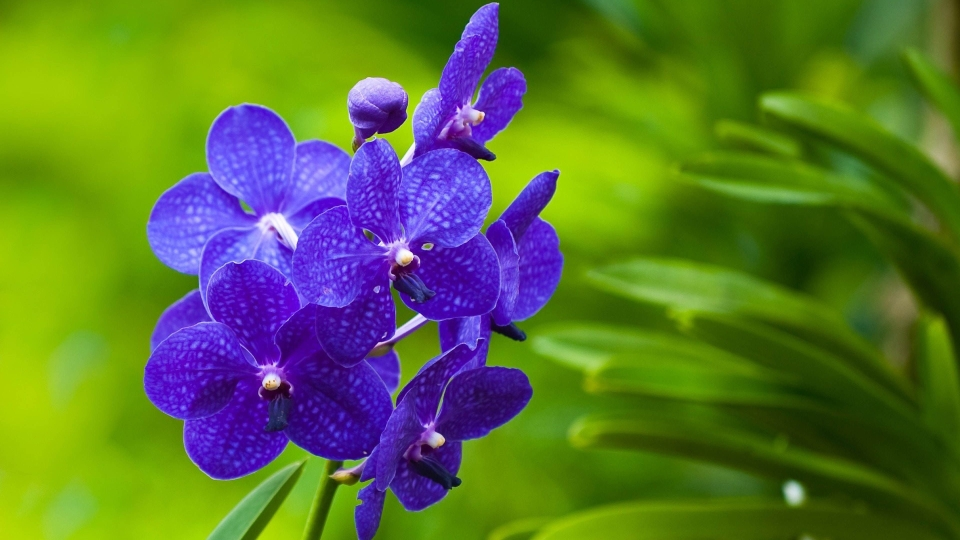
%> input picture ueb5/images/pflanze_original.bmp, 960 x 540 px
$ octave A4.m   (GNU Octave 9; MATLAB toolbox functions it lacks are replaced by stand-ins)
%> lines starting %> are read from the running program, lines starting %| are printed output that depends on the picture
clc
clear workspace
close all

pathPflanze = 'images\pflanze_original.bmp';
pathWand = 'images\wand_original.bmp';
imagePflanze = imread(pathPflanze);
%> imagePflanze is the input picture: size 540x960x3 uint8; mean R, G, B 92.1, 114.8, 53.4
imageWand = imread(pathWand);
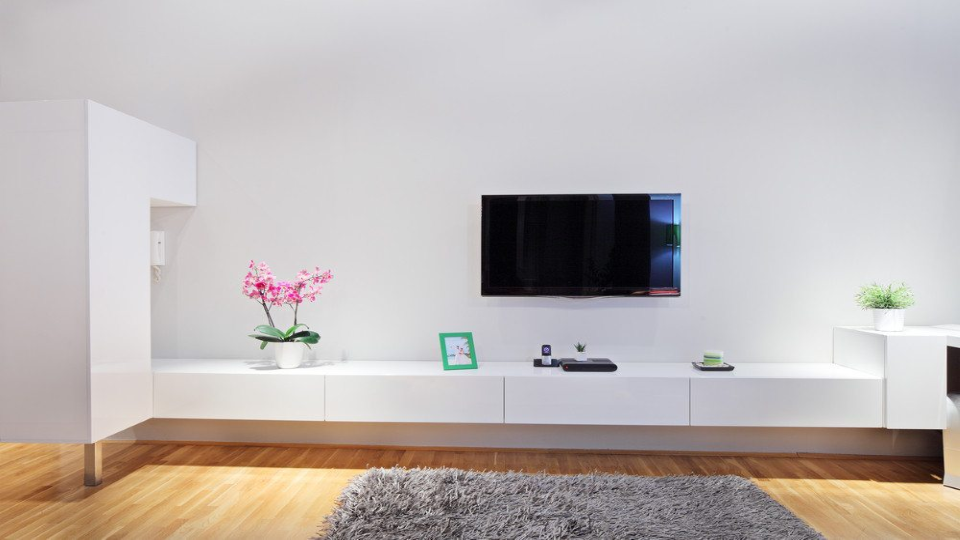
%> input picture ueb5/images/wand_original.bmp, 960 x 540 px
%> imageWand is the input picture: size 540x960x3 uint8; mean R, G, B 189.9, 182.6, 180.2

run(imagePflanze);
run(imageWand);

function run(image)
    ti=size(image);
%> ti = [540 960 3]
    R=image(:,:,1);
    G=image(:,:,2);
    B=image(:,:,3);
    nullen=zeros(ti,'uint8');

    img_R=nullen;
    img_G=nullen;
    img_B=nullen;
    img_Y=nullen;
    img_Cb=nullen;
    img_Cr=nullen;

    img_R(:,:,1)=R;
    img_G(:,:,2)=G;
    img_B(:,:,3)=B;

    Y = 0.299*R+0.587*G+0.114*B;
    Cb= -0.1687*R-0.3313*G+0.5*B+128;
    Cr = 0.5*R-0.4187*G-0.0813*B+128;

    img_Y(:,:,1)=Y;
    img_Y(:,:,2)=Y;
    img_Y(:,:,3)=Y;
%> in run (call 2), `img_R(:,:,1)=R;`:
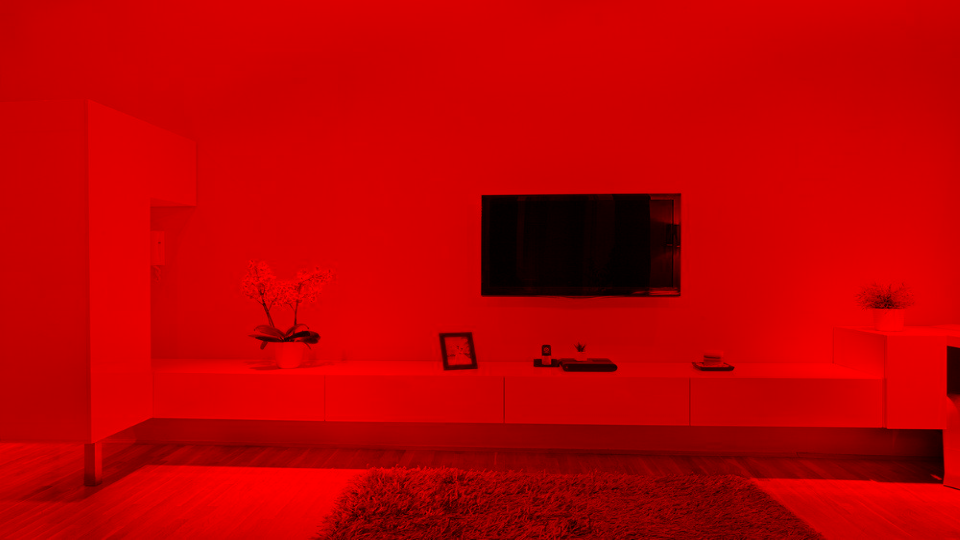
%> img_R: size 540x960x3 uint8; mean R, G, B 189.9, 0, 0
%> in run (call 2), `img_G(:,:,2)=G;`:
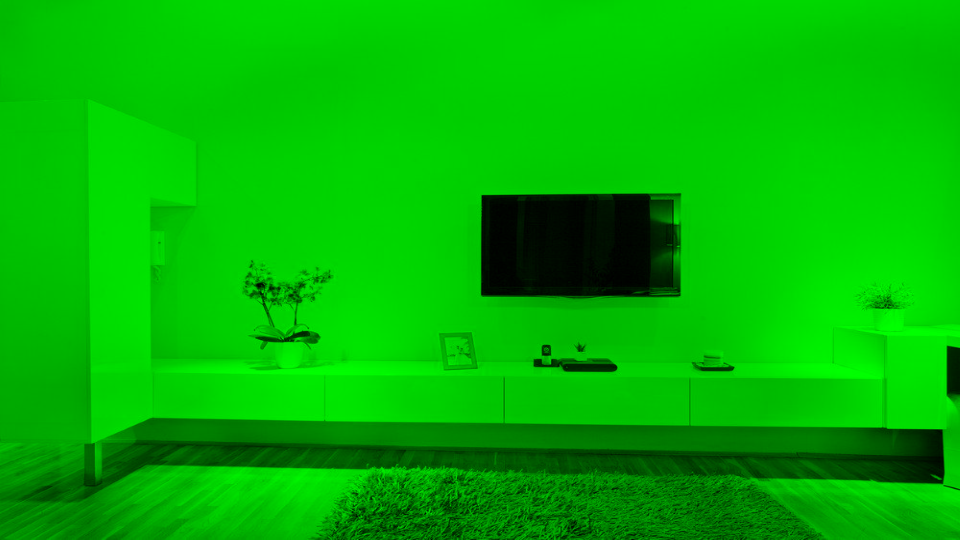
%> img_G: size 540x960x3 uint8; mean R, G, B 0, 182.6, 0
%> in run (call 2), `img_B(:,:,3)=B;`:
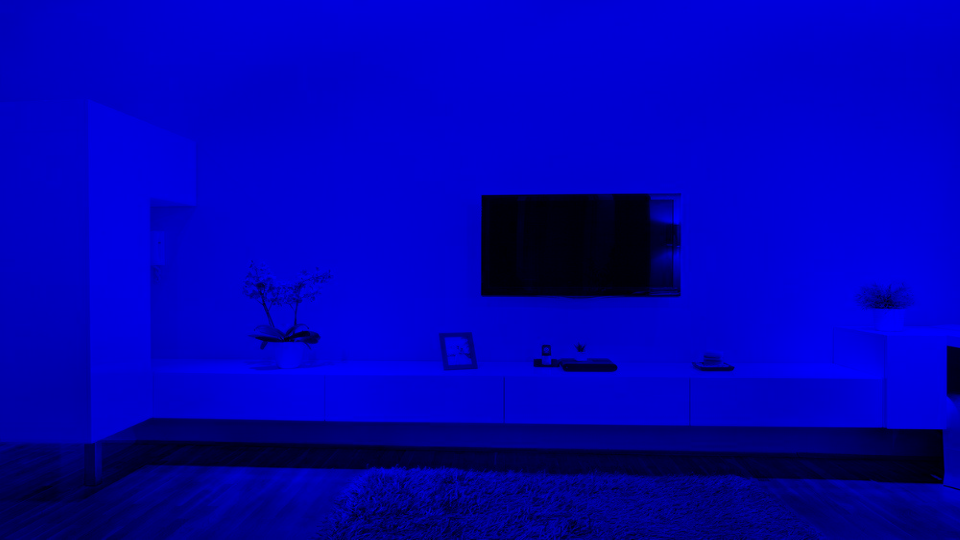
%> img_B: size 540x960x3 uint8; mean R, G, B 0, 0, 180.2
%> in run (call 2), `Cb= -0.1687*R-0.3313*G+0.5*B+128;`:
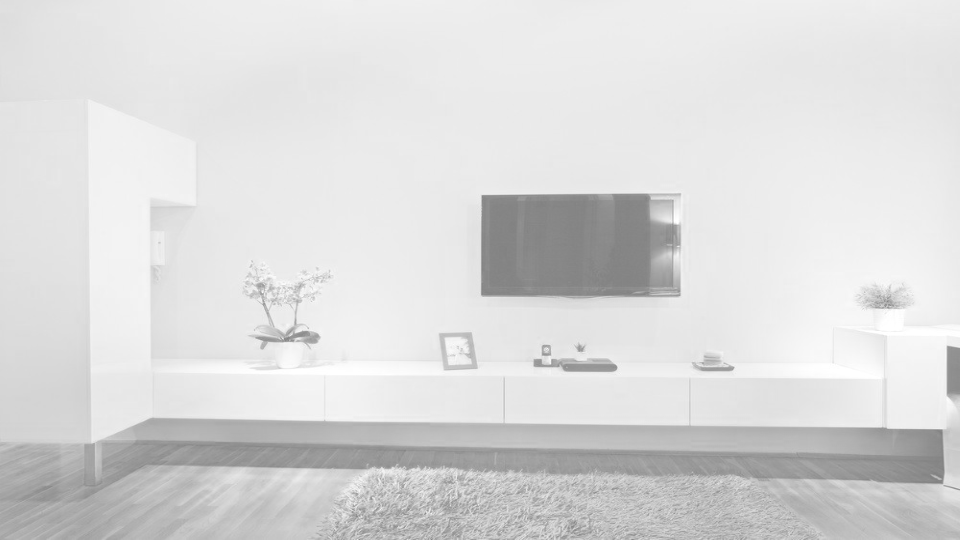
%> Cb: size 540x960 uint8; min 129, max 255, mean 218.3
%> in run (call 2), `Cr = 0.5*R-0.4187*G-0.0813*B+128;`:
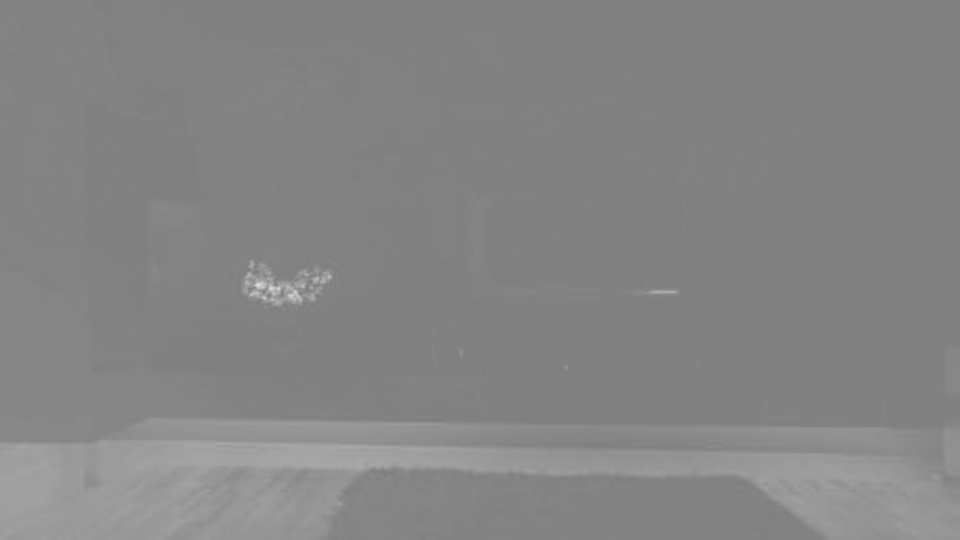
%> Cr: size 540x960 uint8; min 128, max 220, mean 132.4
%> in run (call 2), `img_Y(:,:,2)=Y;`:
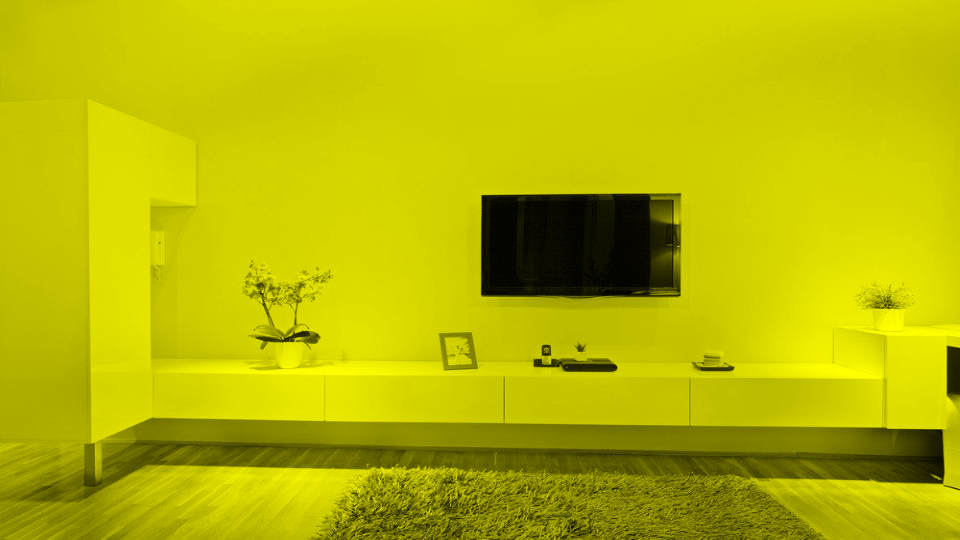
%> img_Y: size 540x960x3 uint8; mean R, G, B 184.5, 184.5, 0

    figure
    imshow(img_Y);
    title('Luminanz Y')
    img_Cb(:,:,1)=Y;
    img_Cb(:,:,2)=Y;
    img_Cb(:,:,3)=Y;
end
